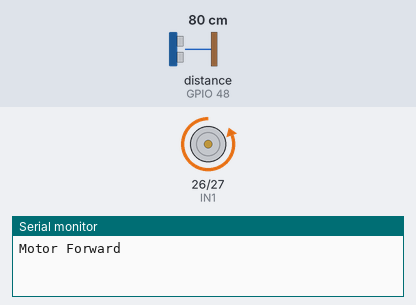
Bench run of a sketch on a simulated ESP32. Parts: motor-driver pin pairs drawn as motors (green arrow = first pin HIGH = forward, orange = second pin HIGH = backward, longer = more drive, scaled by the enable pin), the last lines printed to the serial monitor. The test bench sets the inputs (shaded band); at power-on: distance to the obstacle (sensor on GPIO 48) 80 cm.

Above: at 1.5 s.
At 4.5 s:
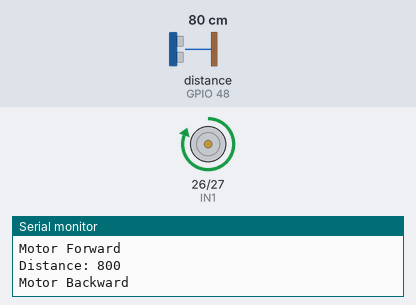
Timing chart, 0 to 7.9 s (numbered marks = the images above):
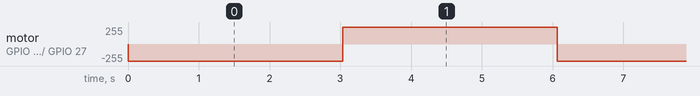

The sketch:

Trajectory_control_switch_single.ino
```cpp
/*
#include <Arduino.h>
#include "Adafruit_VL53L0X.h"
#include <Wire.h>

// Motor Control Pins
#define ENA 33
#define IN1 26
#define IN2 27

// ToF Sensor
#define LOX1_ADDRESS 0x30
Adafruit_VL53L0X lox1 = Adafruit_VL53L0X();

int sensorReading = 0;
volatile int motorState = 0; // Shared between tasks
unsigned long lastSensorRead = 0;

// Sensor Watchdog (to detect if sensor stops responding)
unsigned long lastValidSensorTime = 0;
const unsigned long SENSOR_TIMEOUT = 1000; // 1 second

// Function to safely read ToF Sensor
int readSensor() {
    int distance = lox1.readRange();
    if (lox1.timeoutOccurred()) {
        Serial.println("Sensor error! Reinitializing...");
        lox1.begin(LOX1_ADDRESS);
        lox1.startRangeContinuous();
    }
    return distance;
}

// Task to read sensor continuously
void sensorTask(void *parameter) {
    while (1) {
        if (millis() - lastSensorRead >= 50) { // Read every 50ms
            sensorReading = readSensor();

            // Check if valid data received
            if (sensorReading > 0 && sensorReading < 2000) {
                lastValidSensorTime = millis();
            }

            Serial.print("Sensor Reading: ");
            Serial.println(sensorReading);
            lastSensorRead = millis();
        }

        // Sensor recovery logic
        if (millis() - lastValidSensorTime > SENSOR_TIMEOUT) {
            Serial.println("Sensor timeout! Reinitializing...");
            lox1.begin(LOX1_ADDRESS);
            lox1.startRangeContinuous();
            lastValidSensorTime = millis(); // Prevent continuous resets
        }

        vTaskDelay(10 / portTICK_PERIOD_MS);
    }
}

// Task to control motor based on user input
void motorTask(void *parameter) {
    while (1) {
        if (motorState == 1) {
            // Move forward
            digitalWrite(IN1, LOW);
            digitalWrite(IN2, HIGH);
            // analogWrite(ENA, 150); // PWM control commented out
            digitalWrite(ENA, HIGH); // Enable motor at full speed
        }
        else if (motorState == 2) {
            // Move backward
            digitalWrite(IN1, HIGH);
            digitalWrite(IN2, LOW);
            // analogWrite(ENA, 150); // PWM control commented out
            digitalWrite(ENA, HIGH); // Enable motor at full speed
        }
        else {
            // Stop
            // analogWrite(ENA, 0); // PWM control commented out
            digitalWrite(ENA, LOW); // Disable motor
        }
        vTaskDelay(10 / portTICK_PERIOD_MS);
    }
}

void setup() {
    Serial.begin(115200);
    pinMode(ENA, OUTPUT);
    pinMode(IN1, OUTPUT);
    pinMode(IN2, OUTPUT);

    // Initialize ToF Sensor
    if (!lox1.begin(LOX1_ADDRESS)) {
        Serial.println("Failed to boot VL53L0X");
        while (1);
    }
    lox1.startRangeContinuous();
    lastValidSensorTime = millis(); // Initialize watchdog timer

    // Create tasks with different priorities
    xTaskCreate(sensorTask, "Sensor Task", 4096, NULL, 2, NULL); // Higher priority
    xTaskCreate(motorTask, "Motor Task", 4096, NULL, 1, NULL);   // Lower priority
}

void loop() {
    if (Serial.available()) {
        char input = Serial.read();
        Serial.flush(); // Clear input buffer

        if (input == '1') {
            motorState = 1; // Move forward
        }
        else if (input == '2') {
            motorState = 2; // Move backward
        }
        else {
            motorState = 0; // Stop
        }

        Serial.print("Motor State: ");
        Serial.println(motorState);
    }
    vTaskDelay(10 / portTICK_PERIOD_MS);
}
*/
#include <Arduino.h>
#include "Adafruit_VL53L0X.h"
#include <Wire.h>

// Motor Control Pins
#define ENA 33
#define IN1 26
#define IN2 27

// ToF Sensor
#define LOX1_ADDRESS 0x30
Adafruit_VL53L0X lox1 = Adafruit_VL53L0X();

void setup() {
    Serial.begin(115200);
    pinMode(ENA, OUTPUT);
    pinMode(IN1, OUTPUT);
    pinMode(IN2, OUTPUT);

    // Initialize ToF Sensor
    if (!lox1.begin(LOX1_ADDRESS)) {
        Serial.println("Failed to boot VL53L0X");
        while (1);
    }
    lox1.startRangeContinuous();
}

void loop() {
    // Move motor forward
    digitalWrite(IN1, LOW);
    digitalWrite(IN2, HIGH);
    digitalWrite(ENA, HIGH);
    Serial.println("Motor Forward");
    delay(2000);

    // Read ToF sensor value
    int distance = lox1.readRange();
    Serial.print("Distance: ");
    Serial.println(distance);
    delay(1000);

    // Move motor backward
    digitalWrite(IN1, HIGH);
    digitalWrite(IN2, LOW);
    digitalWrite(ENA, HIGH);
    Serial.println("Motor Backward");
    delay(2000);

    // Read ToF sensor value again
    distance = lox1.readRange();
    Serial.print("Distance: ");
    Serial.println(distance);
    delay(1000);
}
```

Measured:
- by itself, motor on GPIO 26 (IN1) / GPIO 27 (IN2): alternates forward 255/255 for 3.0 s and backward 255/255 for 3.0 s
